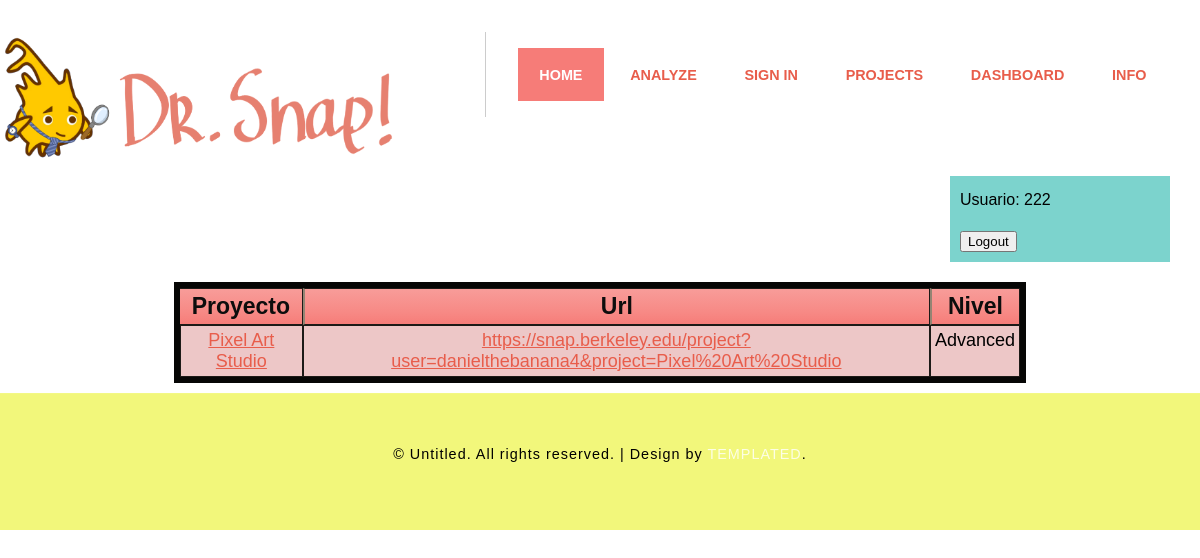
Before: /projects (signed in) with the older database file.
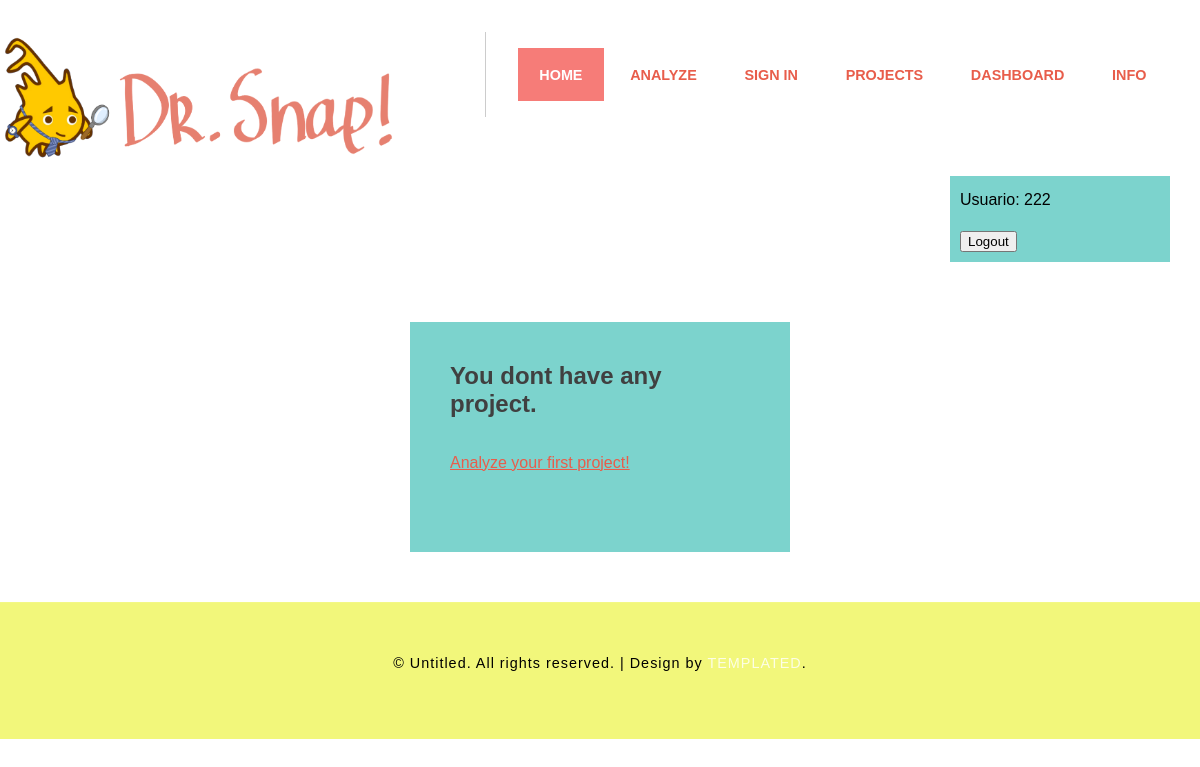
After: the same page with the newer database file.
### myfrstapp/models.py (models this page shows)
class proyectos(models.Model):
    usuario= models.CharField(max_length=50, null=False)
    url_proyecto = models.CharField(max_length=100, null=False)
    url_name=models.CharField(max_length=100, null=False)
    name_proyecto = models.CharField(max_length=100, null=False)
    nombre_zip=models.CharField(max_length=100, null=True)
    nivel=models.CharField(max_length=50, null=False)
    condicionales = models.IntegerField(null=False, default=0)
    sincronizacion = models.IntegerField(null=False, default=0)
    control_flujo = models.IntegerField(null=False, default=0)
    abstraccion = models.IntegerField(null=False, default=0)
    paralelismo = models.IntegerField(null=False, default=0)
    categorias = models.IntegerField(null=False, default=0)
    interactividad = models.IntegerField(null=False, default=0)
    datos =  models.IntegerField(null=False, default=0)

### myfrstapp/views.py (the view, shortened to what this page needs)
# urls.py: path('projects', views.show_projects),
@csrf_exempt
def show_projects(request):
    flag_url=False
    flag_zip=False
    flag_estudiante=False
    msj=''
    user_projects= []
    if request.method=='GET':
        if request.user.is_authenticated:
                user_projects =  proyectos.objects.filter(usuario=request.user.username,nombre_zip=None)
                if tipo.objects.get(usuario=request.user.username).tipo_usuario=='Estudiante':
                    flag_estudiante=True
                if not user_projects:
                    flag_url= True
        else:
            return render(request,"please-login.html")
    return render(request,'show_projects.html',{'user_projects':user_projects, 'flag_url': flag_url,
                    'flag_zip': flag_zip,'mensaje':msj, 'flag_estudiante': flag_estudiante})

### templates/show_projects.html (shortened to what this page needs)
{% extends "index.html" %}
{% load static %}
{% block cuerpo %}
      {% if flag_url%}
        <div class="wrapper">
        <div class="box2">
          <div class="title">
            <h2>You dont have any project.</h2>
          </div>
          <br><br>
          <a href="http://prodriguezmartin.pythonanywhere.com/analyze"> Analyze your first project! </a>
        </div>
      {% else %}
        {% if user.is_authenticated %}
          <div class="wrapper">
          <div class="divTable cinereousTable">
          <div class="divTableHeading">
          <div class="divTableRow">
          <div class="divTableHead">Proyecto</div>
          <div class="divTableHead">Url </div>
          <div class="divTableHead">Nivel</div>
          </div>
          </div>
          <div class="divTableBody">
            {% for project in user_projects %}
                <div class="divTableRow">
                  <div class="divTableCell"><a href={{project.url_name}}>{{project.name_proyecto}}</div><div class="divTableCell"><a href={{project.url_proyecto}}>{{project.url_proyecto}}</a></div><div class="divTableCell">{{project.nivel}}</div></div>
            {% endfor %}
          </div>
          </div>
          </div>
        {% endif %}
      {% endif %}
      </div>
{% endblock cuerpo %}

### templates/index.html (shortened to what this page needs)
<!DOCTYPE html PUBLIC "-//W3C//DTD XHTML 1.0 Strict//EN" "http://www.w3.org/TR/xhtml1/DTD/xhtml1-strict.dtd">
{% load static %}
<html>
<head>
<link href="{% static  'default.css'%} " rel="stylesheet"  media="all" />
</head>
<body>
<div id="header-wrapper">
	<div id="header" class="container">
		<div id="logo"><img src="{%static 'images/icono-letra.png' %}" width="400" height="130" alt="" />
		</div>
		<div id="menu">
			<ul>
				<li class="current_page_item"><a href="/" accesskey="1" title="">Home</a></li>
				<li><a href="/analyze" accesskey="2" title="">Analyze</a></li>
				<li><a href="/login" accesskey="3" title="">Sign in</a></li>
				<li><a href="/projects" accesskey="4" title="">Projects</a></li>
				<li><a href="/dashboard" accesskey="5" title="">Dashboard</a></li>
				<li><a href="/contact" accesskey="6" title="">Info</a></li>
			</ul>
		</div>
	</div>
</div>
{% if user.is_authenticated %}
	<div class="wrapperlogout">
	  <div class="box4">
	             <p class="user">Usuario: {{ user.username }}</p>
	             <form class="logout" method="post" action="/logout">
	                 <input type="submit" value="Logout">
	             </form>
		</div>
	</div>
{% endif %}
	{% block cuerpo %}
	{% endblock %}
<div id="copyright" class="container">
	<p>&copy; Untitled. All rights reserved. | Design by <a href="http://templated.co" rel="nofollow">TEMPLATED</a>.</p>
</div>
</body>
</html>

### templates/default.css (style rules this page uses)
html, body { height: 100%; }
body { margin: 0px; padding: 0px; background: #FFF; font-family: 'Questrial', sans-serif; font-size: 12pt; }
h1, h2, h3 { margin: 0; padding: 0; color: #404040; }
p, ol, ul { margin-top: 0; }
ol, ul { padding: 0; list-style: none; }
p { line-height: 180%; }
a { color: #E85D4B; }
.container { margin: 0px auto; width: 1200px; }
#header-wrapper { overflow: hidden; padding-top: 2em; padding-right: 0em; padding-bottom: 0em; padding-left: 0em; background: #FFF; }
#header { position: relative; }
#menu { position: absolute; right: 0; top: 0; border-left: 1px solid rgba(0,0,0,.2); }
#menu ul { display: inline-block; padding: 1em 2em 0em 2em; text-align: center; }
#menu li { display: inline-block; }
#menu li a, #menu li span { display: inline-block; padding: 1.3em 1.5em; text-decoration: none; font-size: 0.90em; font-weight: 600; text-transform: uppercase; outline: 0; }
#menu .current_page_item a { background: #F67C78; color: #FFF; }
.wrapper { justify-content: center; align-items: center; display: flex; flex-direction: row; overflow: hidden; padding-bottom: 10px; padding-top: 10px; background: #FFF; }
.wrapperlogout { justify-content: right; align-items: center; display: flex; flex-direction: row; overflow: hidden; background: #FFF; padding-right: 20px; }
.box2 { background-color: #7cd3cd; padding: 40px; margin: 40px; width: 300px; height: 150px; }
.box4 { background-color: #7cd3cd; padding: 10px; margin: 10px; width: 200px; height: auto; }
#copyright { background: #f2f77b; overflow: hidden; padding: 3em 0em; border-top: 1px solid rgba(255,255,255,0.08); text-align: center; }
#copyright p { letter-spacing: 1px; font-size: 0.90em; color: black; }
#copyright a { text-decoration: none; color: rgba(255,255,255,0.8); }

Changed rows visible on the page:
removed proyectos: name_proyecto "Pixel Art Studio", url_proyecto "https://snap.berkeley.edu/project?user=danielthebanana4&project=Pixel%20Art%20Studio", nivel "Advanced"
Other visible differences:
text no longer shown: "Proyecto Url Nivel"
text now shown: "You dont have any project. Analyze your first project!"
